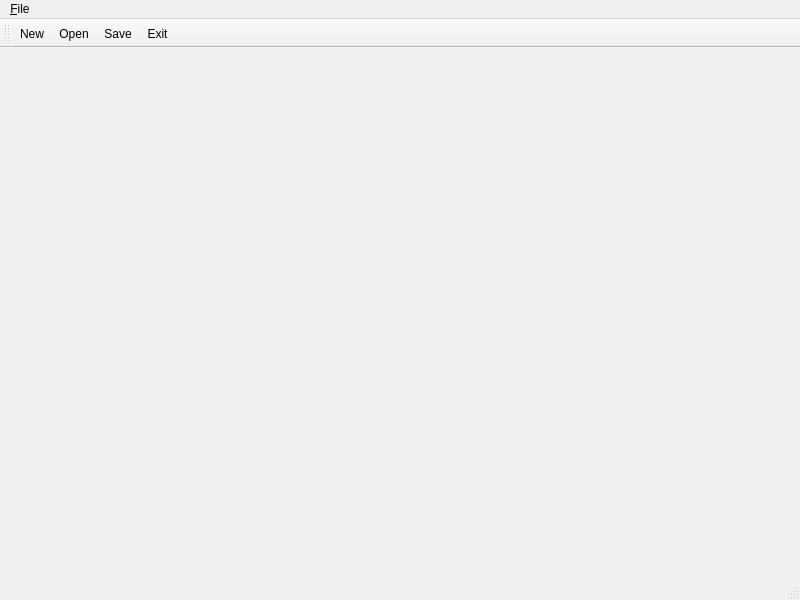
<?xml version="1.0" encoding="UTF-8"?>
<ui version="4.0">
 <class>tw_window</class>
 <widget class="QMainWindow" name="tw_window">
  <property name="geometry">
   <rect>
    <x>0</x>
    <y>0</y>
    <width>800</width>
    <height>600</height>
   </rect>
  </property>
  <property name="windowTitle">
   <string>FreeText</string>
  </property>
  <widget class="TextEdit" name="centralwidget"/>
  <widget class="QMenuBar" name="menubar">
   <property name="geometry">
    <rect>
     <x>0</x>
     <y>0</y>
     <width>800</width>
     <height>21</height>
    </rect>
   </property>
   <widget class="QMenu" name="menu_File">
    <property name="title">
     <string>&amp;File</string>
    </property>
    <addaction name="action_New"/>
    <addaction name="action_Open"/>
    <addaction name="action_Save"/>
    <addaction name="separator"/>
    <addaction name="actionE_xit"/>
   </widget>
   <addaction name="menu_File"/>
  </widget>
  <widget class="QStatusBar" name="statusbar"/>
  <widget class="QToolBar" name="toolBar">
   <property name="windowTitle">
    <string>toolBar</string>
   </property>
   <attribute name="toolBarArea">
    <enum>TopToolBarArea</enum>
   </attribute>
   <attribute name="toolBarBreak">
    <bool>false</bool>
   </attribute>
   <addaction name="action_New"/>
   <addaction name="action_Open"/>
   <addaction name="action_Save"/>
   <addaction name="actionE_xit"/>
  </widget>
  <action name="action_New">
   <property name="icon">
    <iconset theme="document-new"/>
   </property>
   <property name="text">
    <string>&amp;New</string>
   </property>
   <property name="toolTip">
    <string>Create a new text file</string>
   </property>
   <property name="shortcut">
    <string>Ctrl+N</string>
   </property>
  </action>
  <action name="action_Save">
   <property name="icon">
    <iconset theme="document-save"/>
   </property>
   <property name="text">
    <string>&amp;Save</string>
   </property>
   <property name="toolTip">
    <string>Save a text file</string>
   </property>
   <property name="shortcut">
    <string>Ctrl+S</string>
   </property>
  </action>
  <action name="actionE_xit">
   <property name="icon">
    <iconset theme="application-exit"/>
   </property>
   <property name="text">
    <string>E&amp;xit</string>
   </property>
   <property name="toolTip">
    <string>Exit freetext</string>
   </property>
   <property name="shortcut">
    <string>Ctrl+Q</string>
   </property>
  </action>
  <action name="action_Open">
   <property name="icon">
    <iconset theme="document-open"/>
   </property>
   <property name="text">
    <string>&amp;Open</string>
   </property>
   <property name="shortcut">
    <string>Ctrl+O</string>
   </property>
  </action>
 </widget>
 <customwidgets>
  <customwidget>
   <class>TextEdit</class>
   <extends>QTextEdit</extends>
   <header>textedit.h</header>
  </customwidget>
 </customwidgets>
 <resources/>
 <connections>
  <connection>
   <sender>actionE_xit</sender>
   <signal>triggered()</signal>
   <receiver>tw_window</receiver>
   <slot>close()</slot>
   <hints>
    <hint type="sourcelabel">
     <x>-1</x>
     <y>-1</y>
    </hint>
    <hint type="destinationlabel">
     <x>399</x>
     <y>299</y>
    </hint>
   </hints>
  </connection>
 </connections>
</ui>
